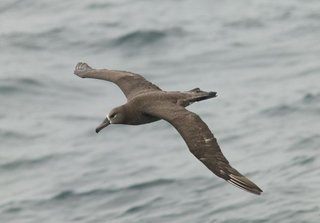
%> input picture Black_Footed_Albatross_0001_796111.jpg, 320 x 223 px
$ octave --eval "result = HighPassFilter(imread('Black_Footed_Albatross_0001_796111.jpg'));"   (GNU Octave 9; MATLAB toolbox functions it lacks are replaced by stand-ins)
%> lines starting %> are read from the running program, lines starting %| are printed output that depends on the picture
### RGBToGray.m
function grayImg = RGBToGray(image)
    % 提取红色通道
    r = image(:,:,1);
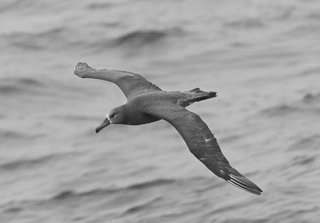
%> r: size 223x320 uint8; min 15, max 234, mean 163.1

    % 提取绿色通道
    g = image(:,:,2);

    % 提取蓝色通道
    b = image(:,:,3);
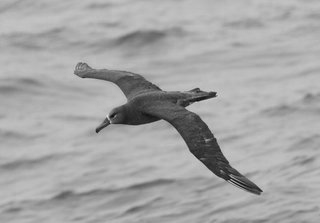
%> b: size 223x320 uint8; min 11, max 223, mean 165.8

    % 使用NTSC标准将RGB图像转换为灰度图像
    grayImg = 0.299*r + 0.587*g + 0.114*b;
end

### HighPassFilter.m
function filteredImg = HighPassFilter(img)
    % 将输入图像转换为灰度图像
    img = RGBToGray(img);

    % 将灰度图像转换为双精度浮点数
    img = im2double(img);

    % 获取图像的高度和宽度
    [h, w] = size(img);
%> h = 223; w = 320

    % 定义滤波器的行数和列数
    M = 2 * h;
%> M = 446
    N = 2 * w;
%> N = 640

    % 创建坐标矩阵
    u = -M/2:(M/2-1);
%> u = 446 values from -223 to 222
    v = -N/2:(N/2-1);
%> v = 640 values from -320 to 319
    [U, V] = meshgrid(u, v); % 生成网格

    % 计算距离矩阵
    D = sqrt(U.^2 + V.^2);
    D0 = 40; % 截止频率
    H = double(D > D0); % 理想高通滤波器

    % 通过傅里叶变换将时域图像转换到频域图像，并移动到中心位置
    J = fftshift(fft2(img, size(H, 1), size(H, 2)));

    % 滤波处理
    K = J .* H;

    % 傅里叶反转换
    filteredImg = ifft2(ifftshift(K));
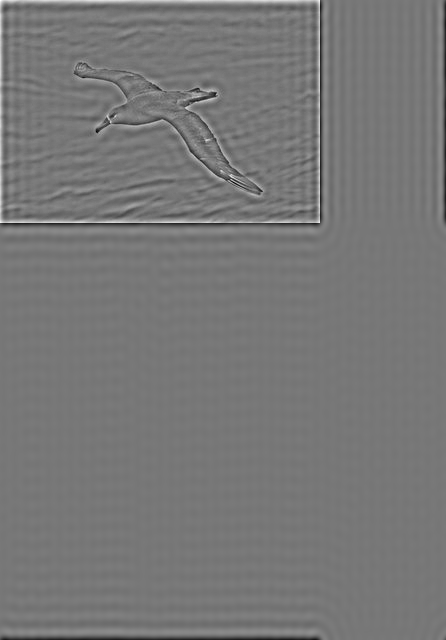
%> filteredImg: size 640x446 double; min -0.43, max 0.486, mean 1.99e-19; drawn with min black and max white
    filteredImg = filteredImg(1:h, 1:w);
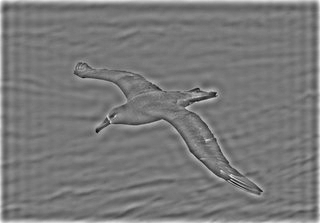
%> filteredImg: size 223x320 double; min -0.43, max 0.486, mean 0.00713; drawn with min black and max white
end
